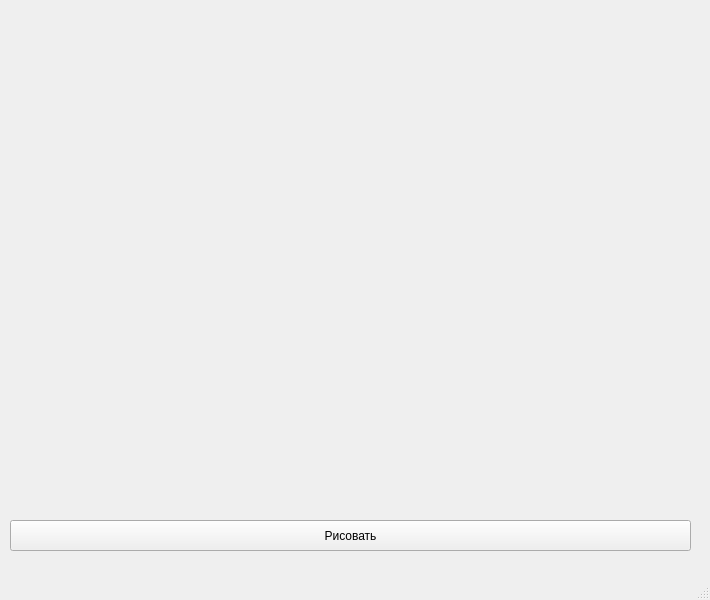
<?xml version="1.0" encoding="UTF-8"?>
<ui version="4.0">
 <class>MainWindow</class>
 <widget class="QMainWindow" name="MainWindow">
  <property name="geometry">
   <rect>
    <x>0</x>
    <y>0</y>
    <width>710</width>
    <height>600</height>
   </rect>
  </property>
  <property name="minimumSize">
   <size>
    <width>710</width>
    <height>600</height>
   </size>
  </property>
  <property name="maximumSize">
   <size>
    <width>710</width>
    <height>600</height>
   </size>
  </property>
  <property name="windowTitle">
   <string>MainWindow</string>
  </property>
  <widget class="QWidget" name="centralwidget">
   <widget class="QPushButton" name="pushButton">
    <property name="geometry">
     <rect>
      <x>10</x>
      <y>520</y>
      <width>681</width>
      <height>31</height>
     </rect>
    </property>
    <property name="text">
     <string>Рисовать</string>
    </property>
   </widget>
  </widget>
  <widget class="QMenuBar" name="menubar">
   <property name="geometry">
    <rect>
     <x>0</x>
     <y>0</y>
     <width>710</width>
     <height>21</height>
    </rect>
   </property>
  </widget>
  <widget class="QStatusBar" name="statusbar"/>
 </widget>
 <resources/>
 <connections/>
</ui>
